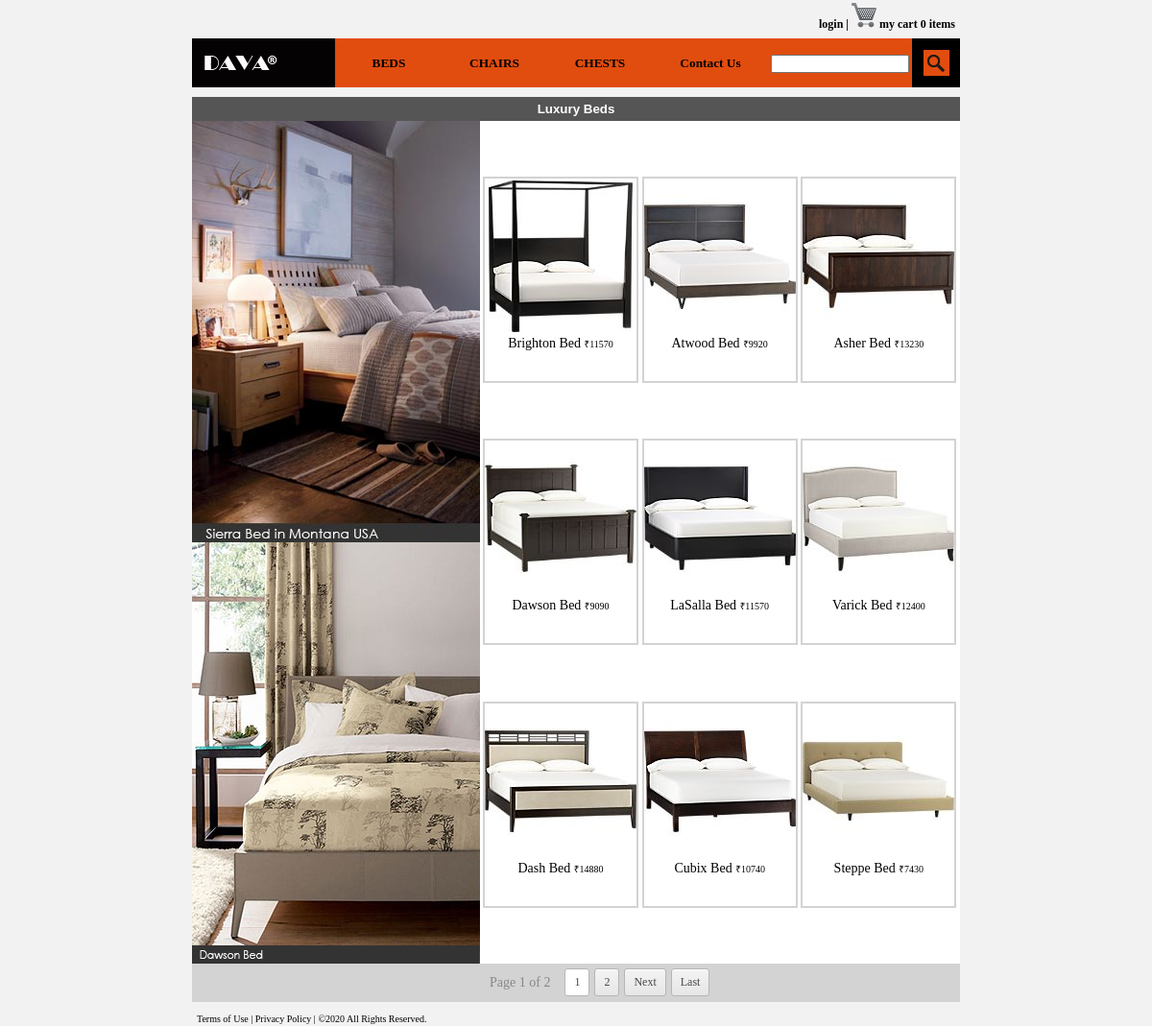
/prodList.php?prodType=bed, run on the app's committed database.
### tables this page shows
CREATE TABLE `product` (
  `prodId` int(11) NOT NULL,
  `prodName` varchar(30) DEFAULT NULL,
  `prodImage` varchar(20) DEFAULT NULL,
  `prodDesc` longtext DEFAULT NULL,
  `type` varchar(10) DEFAULT NULL,
  `price` int(6) DEFAULT NULL,
  `bigImageNames` tinytext DEFAULT NULL
);

### prodList.php (the view, shortened to what this page needs)
<!DOCTYPE html>
<html>
<head>
    <?php
    $prodType = "";
    $image1 = "";
    $image2 = "";
    if (isset($_GET["prodType"]))
    {
        $prodType = $_GET["prodType"];
    }
    if ($prodType == "bed") {
        $image1 = "<a href='prodInfo.php?prodId=12&amp;type=bed'><img src='css/images/bed/imgBed1W300xH439.jpg' width='300' height='439' alt='Bed images'/></a>";
        $image2 = "<img src='css/images/bed/imgBed2W300xH439.jpg' width='300' height='439' alt='Bed images'/>";
    } else if ($prodType == "chair") {
        $title = "Chairs";
        $image1 = "<a href='prodInfo.php?prodId=13&amp;type=chair'> <img src='css/images/chair/imgChair1W300xH439.jpg' width='300' height='439' alt='Chair images'/> </a>";
        $image2 = "<a href='prodInfo.php?prodId=07&amp;type=chair'><img src='css/images/chair/imgChair2W300xH439.jpg' width='300' height='439' alt='Chair images'/></a>";
    } else if ($prodType == "chest") {
        $title = "Chests";
        $image1 = "<img src='css/images/chest/imgChest1W300xH439.jpg' width='300' height='439' alt='Chest images'/>";
        $image2 = "<img src='css/images/chest/imgChest2W300xH439.jpg' width='300' height='439' alt='Chest images'/>";
    }
    ?>
    <link href="css/pagination.css" rel="stylesheet" type="text/css" />
    <link href="css/grey.css" rel="stylesheet" type="text/css" />
    <link href="css/home.css" rel="stylesheet" type="text/css" />
    <link href="css/prodList.css" rel="stylesheet" type="text/css" />
</head>
<body>
    <div id="container">
        <div id="headerDiv">
            <p>
                <a id="login" href="login.php">login &#124;</a>
                <a id="cart" href="basket.php">
                    <img src="css/images/imgCartW26xH26.png" width="26" height="26" alt="Cart Image" />
                    my cart&nbsp;<?php $size = sizeof($_SESSION["basket"]);
                                    echo "$size"; ?>&nbsp;items
                </a>
            </p>
        </div>
        <form action="search.php" method="post">
            <div id="navigationDiv">
                <ul>
                    <li> <a class="logo" href="index.php"></a> </li>
                    <li> <a class="button" style="width:110px" href="prodList.php?prodType=bed">BEDS</a> </li>
                    <li> <a class="button" style="width:110px" href="prodList.php?prodType=chair">CHAIRS</a> </li>
                    <li> <a class="button" style="width:110px" href="prodList.php?prodType=chest">CHESTS</a> </li>
                    <li> <a class="button" style="width:120px" href="contactus.php">Contact Us</a> </li>
                    <li class="txtNav"> <input type="text" name="txtSearch" /> </li>
                    <li class="searchNav"> <input type="submit" name="btnSearch" value="" /> </li>
                </ul>
            </div>
        </form>
        <div id="prodListDiv">
            <div id="greyBG">
                <h6> Luxury Beds </h6>
            </div>
            <div class="prodImages">
                <?php echo $image1; ?>
            </div>
            <table id="productTable">
                <?php
                include_once("php/connect.php");
                include_once("php/function.php");
                $page = (int) (!isset($_GET["page"]) ? 1 : $_GET["page"]);
                $limit = 9;
                $startpoint = ($page * $limit) - $limit;
                $statement = "FROM product where type='$prodType'";
                $query = "SELECT * FROM product where type = '$prodType' LIMIT {$startpoint} , {$limit}";
                $resultSet = mysqli_query($connection, $query);
                $fetchedRow = mysqli_fetch_row($resultSet);
                if ($fetchedRow == null)
                {
                    header("Location: prodInfo.php");
                } else {
                    for ($rowNumber = 0; $rowNumber < 3; $rowNumber++) {
                        echo "<tr>";
                        for ($columnNumber = 0; $columnNumber < 3; $columnNumber++) {
                            if ($fetchedRow == null) {
                                echo "<td></td>";
                            } else {
                                $id = $fetchedRow[0];
                                $name = $fetchedRow[1];
                                $imageName = $fetchedRow[2];
                                $price = $fetchedRow[5];
                                $displayImage = "<img src='css/images/$prodType/$imageName' width='158' height='158' alt='tableImage'/>";
                                echo " <td><a href='prodInfo.php?prodId=$id'> $displayImage <p>$name <span class='price'>&#x20B9;$price</span></p></a></td> ";
                                $fetchedRow = mysqli_fetch_row($resultSet);
                            }
                        }
                        echo "</tr>";
                    }
                }
                ?>
            </table>
            <div class="prodImages">
                <?php echo $image2; ?>
            </div>
            <div id="paginationBoxDiv">
                <div id="paginationDiv"><?php echo pagination($statement, $limit, $page, "?prodType=$prodType&amp;", $connection); ?></div>
            </div>
        </div>
        <div id="footerDiv">
            <p>
                <a href="#">Terms of Use</a>
                &#124;
                <a href="#">Privacy Policy</a>
                &#124;
                <a href="#">&copy;2020 All Rights Reserved.</a>
            </p>
        </div>
    </div>
</body>
</html>

### php/function.php (shortened to what this page needs)
<?php
   function pagination($query, $per_page = 10,$page = 1, $url = '?', $connection){
        $query = "SELECT COUNT(*) as `num` {$query}";
        $resultSet = mysqli_query($connection, $query);
    	$row = mysqli_fetch_array($resultSet);
    	$total = $row['num'];
        $adjacents = "2";
    	$page = ($page == 0 ? 1 : $page);
    	$next = $page + 1;
        $lastpage = ceil($total/$per_page);
    	$pagination = "";
    	if($lastpage > 1)
    	{
    		$pagination .= "<ul class='pagination'>";
                    $pagination .= "<li class='details'>Page $page of $lastpage</li>";
    		if ($lastpage < 7 + ($adjacents * 2))
    		{
    			for ($counter = 1; $counter <= $lastpage; $counter++)
    			{
    				if ($counter == $page)
    					$pagination.= "<li><a class='current'>$counter</a></li>";
    				else
    					$pagination.= "<li><a href='{$url}page=$counter'>$counter</a></li>";
    			}
    		}
    		if ($page < $counter - 1){
    			$pagination.= "<li><a href='{$url}page=$next'>Next</a></li>";
                $pagination.= "<li><a href='{$url}page=$lastpage'>Last</a></li>";
    		}else{
    			$pagination.= "<li><a class='current'>Next</a></li>";
                $pagination.= "<li><a class='current'>Last</a></li>";
            }
    		$pagination.= "</ul>\n";
    	}
        return $pagination;
    }

### css/pagination.css (style rules this page uses)
ul.pagination { margin:0px; padding:0px; height:100%; overflow:hidden; font:12px 'Tahoma'; list-style-type:none; }
ul.pagination li.details { padding:7px 10px 7px 10px; font-size:14px; }
ul.pagination li { float:left; margin:0px; padding:0px; margin-left:5px; }
ul.pagination li:first-child { margin-left:0px; }
ul.pagination li a { color:black; display:block; text-decoration:none; padding:7px 10px 7px 10px; }

### css/grey.css (style rules this page uses)
ul.pagination li.details { color:#888888; }
ul.pagination li a { color:#FFFFFF; border-radius:3px; -moz-border-radius:3px; -webkit-border-radius:3px; }
ul.pagination li a { color:#474747; border:solid 1px #B6B6B6; padding:6px 9px 6px 9px; background:#E6E6E6; background:-moz-linear-gradient(top,#FFFFFF 1px,#F3F3F3 1px,#E6E6E6); background:-webkit-gradient(linear,0 0,0 100%,color-stop(0.02,#FFFFFF),color-stop(0.02,#F3F3F3),color-stop(1,#E6E6E6)); }
ul.pagination li a:hover, ul.pagination li a.current { background:#FFFFFF; }

### css/home.css (style rules this page uses)
body { background-color: #f2f2f2; margin: 0; }
#headerDiv { position: relative; width: 800px; height: 35px; margin-left: auto; margin-right: auto; }
#headerDiv p { position: absolute; right: 5px; bottom: 2px; margin: 0; font-family: Verdana; font-size: 12px; }
#headerDiv a { text-decoration: none; color: black; font-weight: bold; }
#navigationDiv { width: 800px; height: 51px; margin-top: 5px; margin-left: auto; margin-right: auto; }
#navigationDiv ul { margin: 0; padding: 0; list-style: none; }
#navigationDiv li { float: left; }
#navigationDiv li .logo { display: block; width: 150px; height: 51px; background: url(images/logoW150xH102.jpg) bottom; background-repeat: no-repeat; }
#navigationDiv li .button { display: block; width: 150px; height: 51px; line-height: 51px; background: url(images/buttonBGW300xH102.jpg) bottom; background-repeat: no-repeat; text-align: center; text-decoration: none; color: black; font-family: Verdana; font-weight: bold; font-size: smaller; }
.txtNav { width: 150px; height: 51px; background-image: url(images/txtBackgroundW150xH51.jpg); background-repeat: no-repeat; text-align: center; line-height: 51px; }
#navigationDiv input[type="text"] { width: 140px; padding: 0; margin: 0; }
.searchNav { width: 50px; height: 51px; background: black; text-align: center; }
#navigationDiv input[type="submit"] { width: 27px; height: 27px; border: 0; background: url(images/searchLogoW27xH54.jpg) bottom; background-repeat: no-repeat; padding: 0; margin-top: 12px; }
#footerDiv { position: relative; width: 800px; height: 15px; margin-top: 5px; margin-left: auto; margin-right: auto; }
#footerDiv p { position: absolute; bottom: 2px; left: 5px; margin: 0; font-size: 10px; font-family: Verdana; }
#footerDiv a { text-decoration: none; color: black; }
#cart img, #indexBoxDiv2 img { border: none; }

### css/prodList.css (style rules this page uses)
#prodListDiv { width: 800px; height: 948px; margin-top: 10px; margin-left: auto; margin-right: auto; }
#greyBG { position: relative; width: 800px; height: 25px; font-family: verdana, arial; text-align: center; line-height: 25px; color: white; background-color: #555555; }
#greyBG h6 { position: relative; margin: 0; font-size: smaller; }
.prodImages { width: 300px; height: 439px; float: left; }
.prodImages img { border: 0; }
#productTable { width: 500px; height: 878px; float: right; border-collapse: separate; border-spacing: 3.5px 58.15625px; background-color: white; }
#productTable td { width: 162px; height: 215.125px; padding: 0; margin: 0; vertical-align: top; text-align: center; background-color: white; }
#productTable a { display: block; width: 158px; height: 211.125px; text-decoration: none; color: black; border: solid 2px; border-color: lightgrey; }
#productTable img { margin-top: 2px; border: 0; }
#productTable p { padding: 0; margin: 0; font-family: verdana; font-size: 14px; }
#productTable .price { font-size: 10px; }
#paginationBoxDiv { float: right; width: 800px; height: 40px; background-color: lightgrey; }
#paginationDiv { width: 500px; height: 30px; margin-top: 5px; float: right; clear: both; }
#cart img { border: none; }

### data on the page
product: prodImage (picture), prodName "Brighton Bed", price "11570"
product: prodImage (picture), prodName "Atwood Bed", price "9920"
product: prodImage (picture), prodName "Asher Bed", price "13230"
product: prodImage (picture), prodName "Dawson Bed", price "9090"
product: prodImage (picture), prodName "LaSalla Bed", price "11570"
product: prodImage (picture), prodName "Varick Bed", price "12400"
product: prodImage (picture), prodName "Dash Bed", price "14880"
product: prodImage (picture), prodName "Cubix Bed", price "10740"
product: prodImage (picture), prodName "Steppe Bed", price "7430"

### other printed values
$size "0"
$page "1"
$lastpage "2"
